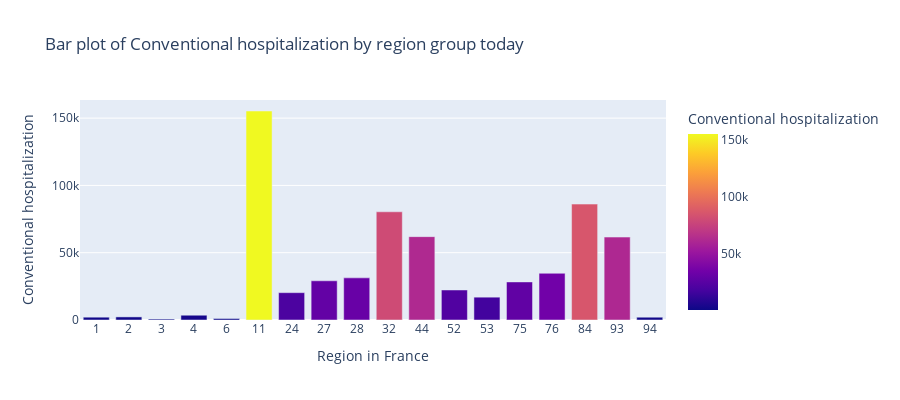

The code cell stored with this chart in its notebook:
### Markdown cell above
- *bar_reg*:

### Code cell
barplots.bar_reg(3)

### Figure 1 — Plotly figure (JSON) as saved in the notebook; plotly's stock layout.template omitted (floating-point values rounded to 4 significant figures)
{"data": [{"alignmentgroup": "True", "hovertemplate": "Region in France=%{x}<br>Conventional hospitalization=%{marker.color}<extra></extra>", "legendgroup": "", "marker": {"color": [2090, 2298, 696, 3547, 1111, 155305, 20317, 29136, 31308, 80410, 61946, 22305, 16964, 28303, 34715, 86137, 61623, 2064], "coloraxis": "coloraxis"}, "name": "", "offsetgroup": "", "orientation": "v", "showlegend": false, "textposition": "auto", "type": "bar", "x": [1, 2, 3, 4, 6, 11, 24, 27, 28, 32, 44, 52, 53, 75, 76, 84, 93, 94], "xaxis": "x", "y": [2090, 2298, 696, 3547, 1111, 155305, 20317, 29136, 31308, 80410, 61946, 22305, 16964, 28303, 34715, 86137, 61623, 2064], "yaxis": "y"}], "layout": {"barmode": "relative", "coloraxis": {"colorbar": {"title": {"text": "Conventional hospitalization"}}, "colorscale": [[0, "#0d0887"], [0.1111, "#46039f"], [0.2222, "#7201a8"], [0.3333, "#9c179e"], [0.4444, "#bd3786"], [0.5556, "#d8576b"], [0.6667, "#ed7953"], [0.7778, "#fb9f3a"], [0.8889, "#fdca26"], [1, "#f0f921"]]}, "height": 400, "legend": {"tracegroupgap": 0}, "title": {"text": "Bar plot of Conventional hospitalization by region group today"}, "xaxis": {"anchor": "y", "domain": [0, 1], "title": {"text": "Region in France"}, "type": "category"}, "yaxis": {"anchor": "x", "domain": [0, 1], "title": {"text": "Conventional hospitalization"}}}}
